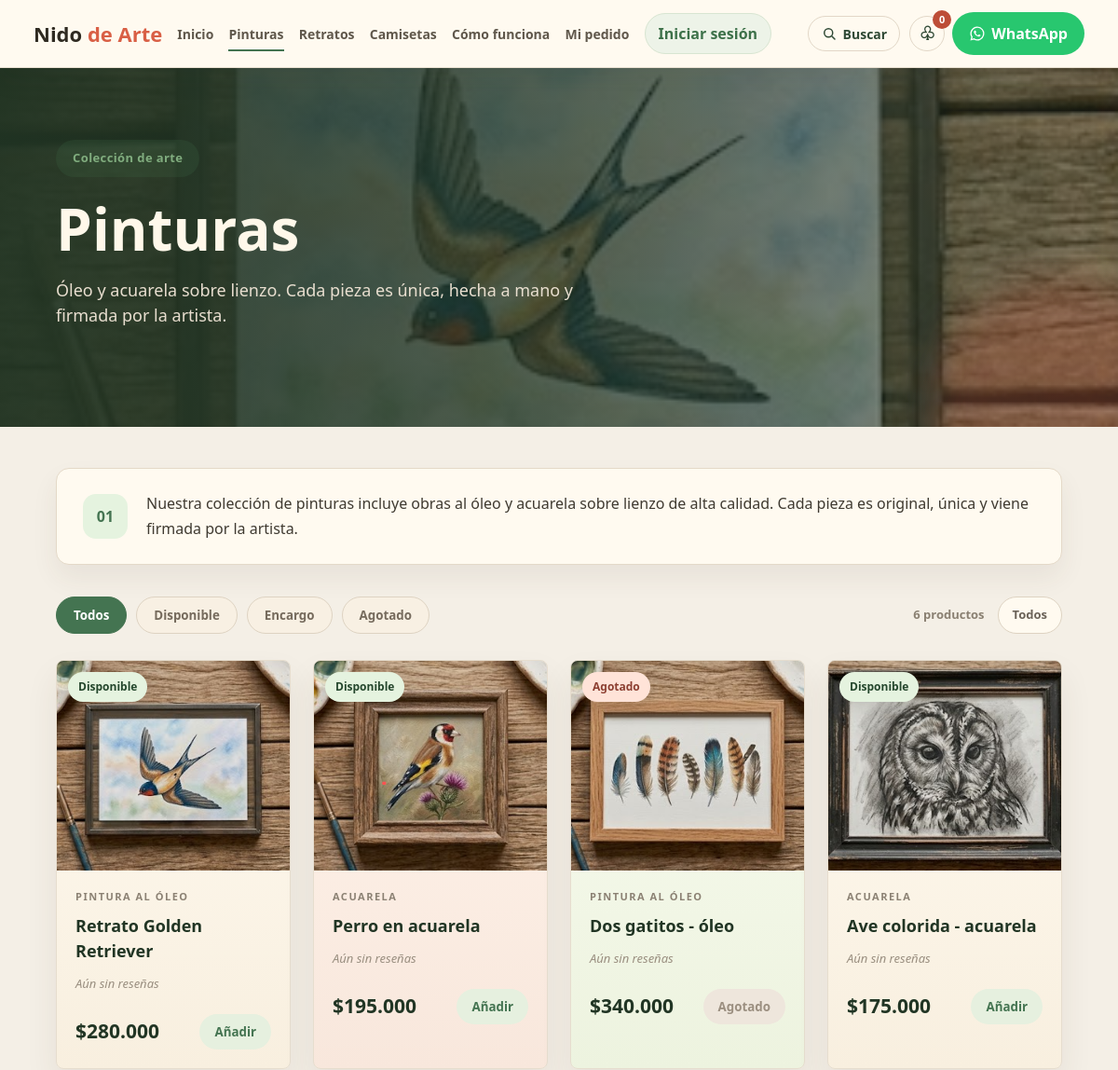
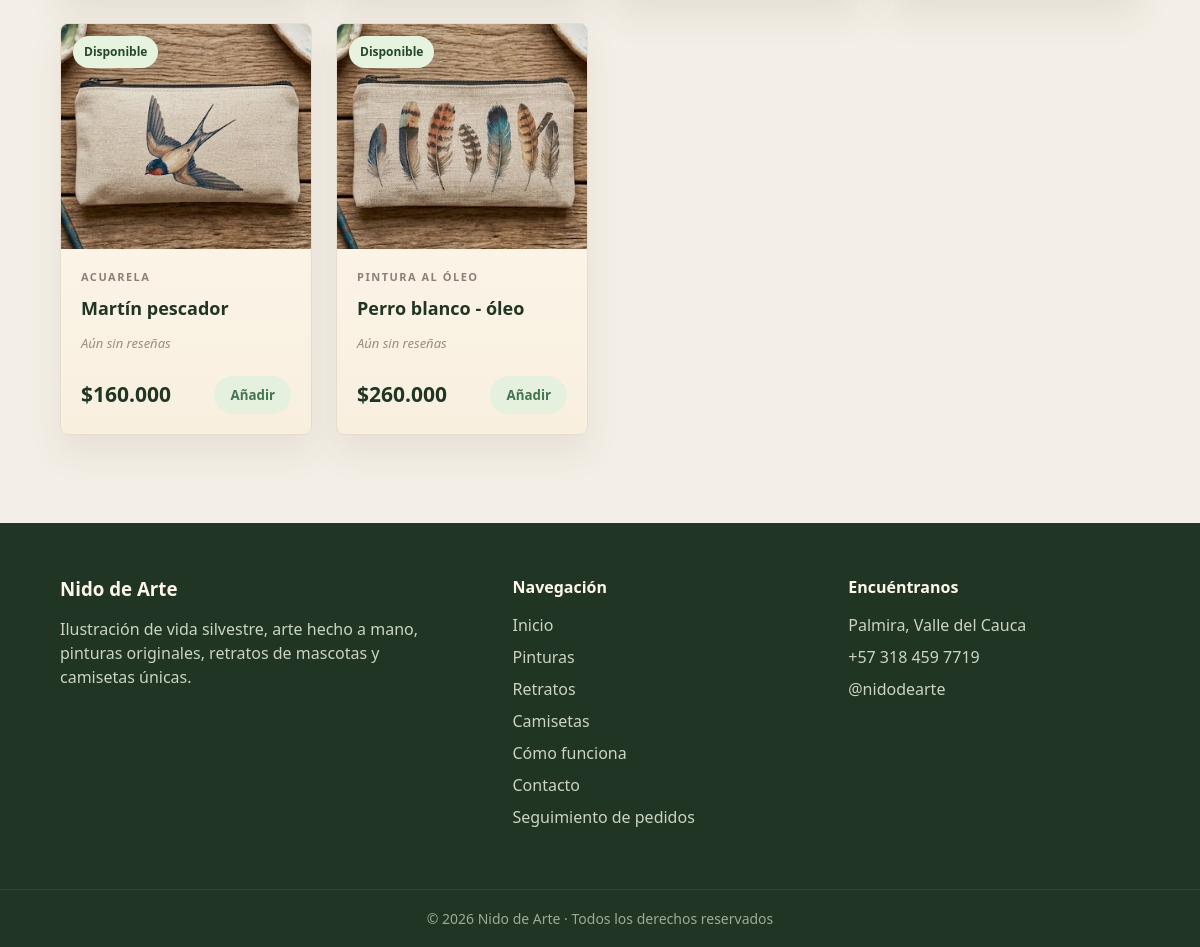
/pinturas.php, run on the app's committed database (2 pictures, top to bottom).
### tables this page shows
CREATE TABLE IF NOT EXISTS productos (
  id INT AUTO_INCREMENT PRIMARY KEY,
  nombre VARCHAR(120) NOT NULL,
  categoria ENUM('pinturas','retratos','camisetas') NOT NULL,
  tipo VARCHAR(80) NOT NULL,
  descripcion TEXT NULL,
  precio DECIMAL(10,2) NOT NULL DEFAULT 0,
  imagen VARCHAR(255) NOT NULL,
  estado ENUM('disponible','encargo','agotado') NOT NULL DEFAULT 'disponible',
  destacado TINYINT(1) NOT NULL DEFAULT 0,
  activo TINYINT(1) NOT NULL DEFAULT 1,
  orden INT NOT NULL DEFAULT 0,
  fecha_creacion TIMESTAMP DEFAULT CURRENT_TIMESTAMP,
  UNIQUE KEY uq_producto_nombre (nombre)
);

### include/funciones.php (called while the page is built, shortened)
<?php
function entradaTexto(mixed $valor): string {
    return is_scalar($valor) ? trim((string) $valor) : '';
}

### include/resenas.php (called while the page is built, shortened)
<?php
function obtenerValoracionesProductos(): array
{
    static $valoraciones = null;
    if ($valoraciones !== null) {
        return $valoraciones;
    }
    $valoraciones = [];
    try {
        $db = conectarDB();
        $stmt = $db->prepare('SELECT r.estrellas, p.productos FROM resenas r INNER JOIN pedidos p ON p.id = r.pedido_id');
        $stmt->execute();
        $resultado = $stmt->get_result();
        $sumas = [];
    } catch (Throwable $error) {
    }
    return $valoraciones;
}

### include/productos.php (the view, shortened to what this page needs)
<?php
require_once __DIR__ . '/resenas.php';
function obtenerProductos(?string $categoria = null, bool $soloActivos = true, ?string $estado = null): array
{
    try {
        $db = conectarDB();
        $condiciones = [];
        $tipos = '';
        $valores = [];
        if ($soloActivos) {
            $condiciones[] = 'activo = 1';
        }
        if ($categoria !== null) {
            $condiciones[] = 'categoria = ?';
            $tipos .= 's';
            $valores[] = $categoria;
        }
        $sql = 'SELECT * FROM productos';
        if ($condiciones) {
            $sql .= ' WHERE ' . implode(' AND ', $condiciones);
        }
        $sql .= ' ORDER BY orden ASC, id ASC';
        $stmt = $db->prepare($sql);
        if ($valores) {
            $stmt->bind_param($tipos, ...$valores);
        }
        $stmt->execute();
        return $stmt->get_result()->fetch_all(MYSQLI_ASSOC);
    } catch (Throwable $error) {
        return productosBase($categoria, $soloActivos, $estado);
    }
}
function etiquetaEstadoProducto(array $producto): string
{
    return match ($producto['estado']) {
        'encargo' => 'Por encargo',
        'agotado' => 'Agotado',
        default => 'Disponible',
    };
}
function claseEstadoProducto(array $producto): string
{
    return match ($producto['estado']) {
        'disponible' => 'available',
        default => 'custom',
    };
}
function renderizarTarjetaProducto(array $producto, bool $enlaceCategoria = false): void
{
    $nombre = htmlspecialchars($producto['nombre']);
    $tipo = htmlspecialchars($producto['tipo']);
    $imagen = htmlspecialchars($producto['imagen']);
    $estado = htmlspecialchars(etiquetaEstadoProducto($producto));
    $claseEstado = htmlspecialchars(claseEstadoProducto($producto));
    $valoracion = obtenerValoracionesProductos()[(int) $producto['id']] ?? null;
    $precio = '$' . number_format((float) $producto['precio'], 0, ',', '.');
    $prefijoPrecio = $producto['estado'] === 'encargo' ? '<small>Desde</small>' : '';
    $deshabilitado = $producto['estado'] === 'agotado' ? ' disabled' : '';
    $textoBoton = $producto['estado'] === 'agotado' ? 'Agotado' : ($producto['estado'] === 'encargo' ? 'Encargar' : 'Añadir');
    $urlCategoria = BASE_URL . $producto['categoria'] . '.php';
    ?>
    <article class="product-card">
        <div class="product-image">
            <span class="badge <?= $claseEstado ?>"><?= $estado ?></span>
            <img src="<?= BASE_URL . $imagen ?>" alt="<?= $nombre ?>">
        </div>
        <div class="product-body">
            <span><?= $tipo ?></span>
            <h3><?= $nombre ?></h3>
            <?php if ($valoracion): ?>
                <?php $promedio = number_format($valoracion['promedio'], 1, ',', ''); ?>
                <p class="rating" aria-label="Valoración <?= $promedio ?> de 5, <?= $valoracion['total'] ?> <?= $valoracion['total'] === 1 ? 'reseña' : 'reseñas' ?>"><span aria-hidden="true"><?= estrellasTexto($valoracion['promedio']) ?></span> <?= $promedio ?> <small>(<?= $valoracion['total'] ?>)</small></p>
            <?php else: ?>
                <p class="rating rating-empty">Aún sin reseñas</p>
            <?php endif; ?>
            <div class="product-footer">
                <strong class="product-price"><?= $prefijoPrecio ?><?= $precio ?></strong>
                <?php if ($enlaceCategoria): ?>
                    <a href="<?= $urlCategoria ?>">Ver más</a>
                <?php else: ?>
                    <button class="add-to-cart" data-id="<?= (int) $producto['id'] ?>" data-product="<?= $nombre ?>" data-category="<?= $tipo ?>" data-price="<?= (float) $producto['precio'] ?>" data-image="<?= $imagen ?>"<?= $deshabilitado ?>><?= $textoBoton ?></button>
                <?php endif; ?>
            </div>
        </div>
    </article>
    <?php
}

### pinturas.php (shortened to what this page needs)
<?php
require 'include/funciones.php';
require 'include/productos.php';
$estadoFiltro = entradaTexto($_GET['estado'] ?? '');
$estadosValidos = ['disponible', 'encargo', 'agotado'];
if (!in_array($estadoFiltro, $estadosValidos, true)) $estadoFiltro = '';
$productos = obtenerProductos('pinturas', true, $estadoFiltro ?: null);
?>
<main class="category-page category-paintings">
    <section class="category-hero">
        <div class="container category-hero-content">
            <span class="category-pill">Colección de arte</span>
            <h1>Pinturas</h1>
            <p>Óleo y acuarela sobre lienzo. Cada pieza es única, hecha a mano y firmada por la artista.</p>
        </div>
    </section>
    <section class="category-store">
        <div class="container">
            <div class="category-note">
                <span class="note-icon">01</span>
                <p>Nuestra colección de pinturas incluye obras al óleo y acuarela sobre lienzo de alta calidad. Cada pieza es original, única y viene firmada por la artista.</p>
            </div>
            <div class="store-toolbar">
                <form class="filter-list" method="GET" aria-label="Filtrar pinturas por disponibilidad">
                    <button class="filter <?= $estadoFiltro === '' ? 'active' : '' ?>" type="submit" name="estado" value="">Todos</button>
                    <button class="filter <?= $estadoFiltro === 'disponible' ? 'active' : '' ?>" type="submit" name="estado" value="disponible">Disponible</button>
                    <button class="filter <?= $estadoFiltro === 'encargo' ? 'active' : '' ?>" type="submit" name="estado" value="encargo">Encargo</button>
                    <button class="filter <?= $estadoFiltro === 'agotado' ? 'active' : '' ?>" type="submit" name="estado" value="agotado">Agotado</button>
                </form>
                <div class="store-count">
                    <span><?= count($productos) ?> productos</span>
                    <strong><?= $estadoFiltro ? ucfirst($estadoFiltro) : 'Todos' ?></strong>
                </div>
            </div>
            <?php if ($productos): ?>
                <div class="product-grid category-products">
                    <?php foreach ($productos as $producto): ?>
                        <?php renderizarTarjetaProducto($producto); ?>
                    <?php endforeach; ?>
                </div>
            <?php else: ?>
                <div class="search-empty">No hay pinturas con este filtro por ahora. Prueba con otra disponibilidad.</div>
            <?php endif; ?>
        </div>
    </section>
</main>
<?php include 'include/templates/footer.php'; ?>

### assets/css/base/global.css (style rules this page uses)
html, body { background-color:#050505; background-image: linear-gradient(rgba(255,255,255,.035) 1px, transparent 1px), linear-gradient(90deg, rgba(255,255,255,.035) 1px, transparent 1px), url('../../imagenes/137042075-grid-square-graph-line-full-page-on-black-paper-background-paper-grid-square-graph-line-texture-of.jpg'); background-size:32px 32px; background-attachment:fixed; }
body { color:#fff; line-height:1.5; }
body::before { content:""; position:fixed; inset:0; pointer-events:none; background:radial-gradient(circle at top, rgba(0,208,132,.05), transparent 35%); z-index:-1; }
img { width:100%; display:block; transition:.5s; }
section { padding:110px 0; }
.container { width:90%; max-width:1200px; margin:auto; }

### assets/css/paginas/tienda.css (style rules this page uses)
.search-card .product-footer button,.add-to-cart { border:0;background:#e6f0df;color:#447451;padding:10px 16px;border-radius:999px;font-weight:900;cursor:pointer;transition:background .2s ease }
.add-to-cart:disabled { cursor:not-allowed;background:#eee6dc;color:#9b8f80 }

### data on the page
productos: estado "Disponible", imagen (picture), tipo "PINTURA AL ÓLEO", nombre "Retrato Golden Retriever", precio "$280.000", estado "Añadir"
productos: estado "Disponible", imagen (picture), tipo "ACUARELA", nombre "Perro en acuarela", precio "$195.000", estado "Añadir"
productos: estado "Agotado", imagen (picture), tipo "PINTURA AL ÓLEO", nombre "Dos gatitos - óleo", precio "$340.000"
productos: estado "Disponible", imagen (picture), tipo "ACUARELA", nombre "Ave colorida - acuarela", precio "$175.000", estado "Añadir"
productos: estado "Disponible", imagen (picture), tipo "ACUARELA", nombre "Martín pescador", precio "$160.000", estado "Añadir"
productos: estado "Disponible", imagen (picture), tipo "PINTURA AL ÓLEO", nombre "Perro blanco - óleo", precio "$260.000", estado "Añadir"

### other printed values
count($productos) "6"
